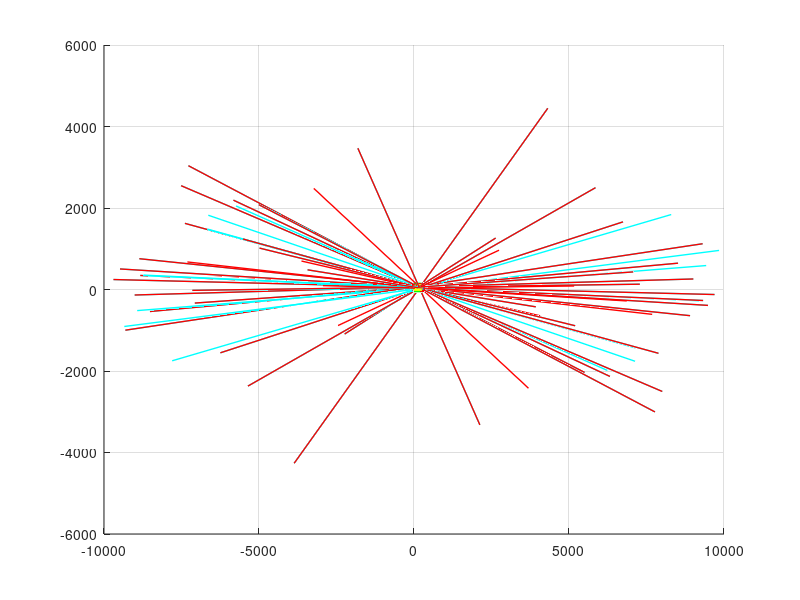

This chart was generated by the following MATLAB code: (Note: this script raises an error after producing the figure.)
% % % %%%%% MATLAB/Octave Cast-off Reconstruction %%%%%
% % % Reconstructs stains from cast-off event to reproduce the motion of cast-off.
% % % Last Updated 09/29/2020
% % % 
% % % Licenses:
% % % All licenses for third party scripts are included and must be kept with provided scripts. If third party materials were not cited within the repository Licenses folder, this was not intentional by the author.
% % % 
% % % To install and run code, follow instructions in README.txt
% % %
% % % User Inputs: (INPUT & DRIVER)
% % %  - 'x','y','z' stain coordinate locations (in centimeters) relative to user defined origin (INPUT)
% % %  - 'lngth','minor' major and minor axis lengths of stains in mm (INPUT)
% % %  - 'alpha','gamma' stain impact and directional angles (INPUT)
% % %  - 'room', room length (along x-dimension), width (along y-dimension), and height (along z-direction) (x,y,z) in centimeters (INPUT)
% % %  - 'xmin','xmax','ymin','ymax','zmin','zmax' minimum and maximum coordinate of possible region of cast-off origin) (DRIVER)
% % %  - 'res' Spatial resolution of reconstruction (Length of Discretized Uniform Regions of Space Dimensions) (1-15cm is the recommended range) (15cm took ~30 seconds, 10cm took ~1 minute, and 7.5cm took ~1 hour in a large room with several hundred stains and default specifications) (INPUT)
% % %  - 'n_b','n_u','n_f','n_d','t_b','t_u','t_f','t_d' surface normal (n) and tangential (t) unit vectors (four surfaces by default are assumed to be perpendicular) (surfaces include: back,upward,front,downward) *** Does not incorporate side surfaces *** (DRIVER)
% % %  - 'inclsurf_[1-4]' Choose '1' to INCLUDE Surface #[1-4] Stains; Choose '0' to EXCLUDE Surface #[1-4]
% % %  - 'InOutTrajectory' *****NOT RECOMMENDED TO USE***** Choose '1' to Select Stain Trajectories ONLY Directed into Room Dimensions; Choose '0' to Select Trajectories Directed BOTH In and Out of Room Dimensions
% % %  - 'alpha30less' Choose '1' to Remove impact angles Alpha Values Less All Alpha Values Greater Than 30 degrees
% % %  - 'alpha60more' Choose '1' to Remove impact angles Alpha Values Greater Than 60 degrees; Choose '0' to Keep All Alpha Values Greater Than 60 degrees (DRIVER)
% % %  - 'bsctintweight' *****NOT RECOMMENDED TO USE***** Choose '1' to Weight Center & Radius Results by Distance between Stain Trajectory Intersection & Bisector Intersection, d; Choose '0' to NOT Weight Center & Radius Results by Bisector Intersection Angles (zeta) (DRIVER)
% % %  - 'InRoom' *****NOT RECOMMENDED TO USE***** Choose '1' to Remove Bisector Trajectories Outside of Room Dimensions; Choose '0' to Keep All Bisector Trajectories (DRIVER)
% % % 
% % % User Inputs: (MAIN)
% % %  - 'percentiles' Choose Resultant Product Distribution Percentiles for Plotting Likelihood Regions (this can be change when replotting the final figure (Figure 4) in the Post-processor (MAIN)
% % % 
% % % Ad-hoc User Defined Variables:
% % %  - 'stdev' Approximate Standard Deviation of Stain Width Measurement in mm (0.1 is the default value) (INPUT)
% % %  - 'Spread_Fact_cu' Spreading Factor Uncertainty in Distance between a given Discretized Region in Space and Arc (10cm-30cm is recommended range, 2*res (cm) is the default) (MAIN)
% % %  - 'Spread_Fact_theta' Spreading Factor Uncertainty in In-plane Angle (Theta) in radians (pi/180 radians (1 degree) is the default) (MAIN)
% % %  - 'Spread_Fact_upsilon' Spreading Factor Uncertainty in Off-plane Angle (Upsilon) in radians (pi/18-pi/6 radians (10-30 degrees) is recommended pi/9 radians (20 degrees) is the default (MAIN)
% % %  
% % % Recommended Clustering Methods:
% % %  - 'stain_cluster' Enter user defined stains indices in an nx3 matrix for n clusters to cluster specific stain combinations (MAIN)
% % %  - 'dwn_samp_stains' Set Equal to '1' to Cluster by Downsampling, Set Equal to '0' for another Cluster Option (MAIN)
% % %  - 'dwnsamp' Select Stain Cluster Sample Rate by Integer Factor; Enter '1' if Clustering Adjacent Stains (MAIN)
% % %  - 'sampsize' Select Stain Cluster Sample Size by Integer Factor Greater than Three (3) (MAIN)
% % %  - 'overlap' Select Cluster Sampling Overlap by Integer Factor; Enter '0' if No Overlap is Desired; Set Equal to 'dwnsamp*(sampsize-1)' for maximum overlap (MAIN)
% % %  - 'opti_space' Set Equal to '1' to Analyze Spatter with Equally Spaced Stains (by Distance between Stains), Set Equal to '0' to Not Apply Equal Spacing. Use with Downsampling (dwn_samp_stains = 1). (MAIN)

%Note to User:
%This is a Post Processor for 'Castoff_Reconstruction_MAIN.m'

clear,clc,close all

load('Ink_Trial_INPUT.mat');

number_traces = 1; %Number of Cast-off Swings
regions = [0.95, 0.75,0.60]
percentiles = [regions(1)^(number_traces*NUM_clstr), regions(2)^(number_traces*NUM_clstr), regions(3)^(number_traces*NUM_clstr)]

fig_num = 3+iq;
fig_num = 3+iq;
figure(fig_num);
hold on;
grid on;
p1_front = plot3([aoi(1) aoi(1) aoi(1) aoi(1) aoi(1)], [aoi(4) aoi(3) aoi(3) aoi(4) aoi(4)], [aoi(5) aoi(5) aoi(6) aoi(6) aoi(5)],'Color','c','LineWidth',5); %Plot Front Surface Dimensions
p1_downward = plot3([aoi(1) aoi(2) aoi(2) aoi(1) aoi(1)], [aoi(3) aoi(3) aoi(4) aoi(4) aoi(3)], [aoi(5) aoi(5) aoi(5) aoi(5) aoi(5)],'Color','g','LineWidth',4); %Plot Downward Surface Dimensions
p1_back = plot3([aoi(2) aoi(2) aoi(2) aoi(2) aoi(2)], [aoi(4) aoi(3) aoi(3) aoi(4) aoi(4)], [aoi(5) aoi(5) aoi(6) aoi(6) aoi(5)],'Color','b','LineWidth',3); %Plot Back Surface Dimensions
p1_upward = plot3([aoi(1) aoi(2) aoi(2) aoi(1) aoi(1)], [aoi(3) aoi(3) aoi(4) aoi(4) aoi(3)], [aoi(6) aoi(6) aoi(6) aoi(6) aoi(6)],'Color','y','LineWidth',2); %Plot Downward Surface Dimensions
p9 = plot3(x_orig,y_orig,z_orig,'.','Color','c','MarkerSize',10); %Plot Original XYZ Stains
p2 = plot3(Xs,Ys,Zs,'.','Color','r','MarkerSize',15); %Plot XYZ Stains
chi = linspace(0, 2*pi, 25); %Angle Vector
% ************************************************
% % ***** Use when Cast-off Motion is known *****
% x_actual = actual_x + actual_r.*cos(chi); %Resultant X-Coordinate of Cast-off Circle
% y_actual = actual_y*ones(size(x_actual)); %Resultant Y-Coordinate of Cast-off Circle
% z_actual = actual_z + actual_r.*sin(chi); %Resultant Z-Coordinate of Cast-off Circle
% ************************************************
for ref1 = 1:numstains;
    p10(ref1) = plot3([(x_orig(ref1)-10000*v_orig(ref1,1)) (x_orig(ref1)+10000*v_orig(ref1,1))],[(y_orig(ref1)-10000*v_orig(ref1,2)) (y_orig(ref1)+10000*v_orig(ref1,2))],[(z_orig(ref1)-10000*v_orig(ref1,3)) (z_orig(ref1)+10000*v_orig(ref1,3))],'Color','c','LineWidth',1);
end;
for ref1 = 1:numstains;
    p8(ref1) = plot3([(Xs(ref1)-10000*v(ref1,1)) (Xs(ref1)+10000*v(ref1,1))],[(Ys(ref1)-10000*v(ref1,2)) (Ys(ref1)+10000*v(ref1,2))],[(Zs(ref1)-10000*v(ref1,3)) (Zs(ref1)+10000*v(ref1,3))],'Color','r','LineWidth',1);
end;
% ************************************************
% % ***** Use when Cast-off Motion is known *****
 p3 = plot3(x_actual,y_actual,z_actual,'Color','m','LineWidth',3); %Plot Actual Cast-off Circle
 p4 = plot3(actual_x,actual_y,actual_z,'p','MarkerSize',10,'Color','m','LineWidth',3); %Plot Actual Cast-off Center Location
% ************************************************
colorcu = {[1,0,0];[0,1,0];[0,0,1];[0,1,1]};
transcu = [1.0 0.5 0.2 0.2 0.1 0.075 0.05 0.05 0.05 0.05 0.05 0.05 0.05 0.05 0.05 0.05 0.05 0.05 0.05 0.05 0.05 0.05 0.05 0.05 0.05];

if isempty(nonzeros(isonorm-ones(size(isonorm)))) == 1 || ~(any(isonorm(:) < (percentiles(1))));
   p = [p1_front p1_downward p1_back p1_upward p2 p3 p4 p8(1) p9 p10(1)]; % p3 p4
   legend(p, 'Front Surface', 'Downward Surface', 'Back Surface', 'Upward Surface', 'Spatter Stains', 'Actual Castoff Circle Location', 'Actual Castoff Center Location', 'Stain Straight-line Trajectories', 'Spatter Stains not Included in Analysis', 'Stain Straight-line Trajectories not Included in Analysis', 'Location', 'northeastoutside'); % 'Actual Castoff Circle Location', 'Actual Castoff Center Location',
elseif ~(any(isonorm(:) < (percentiles(2))));
   p5 = patch(isosurface(Xcu,Ycu,Zcu,isonorm,(percentiles(1)),'noshare'),'FaceColor',cell2mat(colorcu(1)),'EdgeAlpha',transcu(1),'FaceAlpha',transcu(1));
   volumes_cc = abs([meshVolume(v1,[],f1)]) %Vol_Region_1 = (sum(isonorm(:) > percentiles(1)))*res^3
   p = [p1_front p1_downward p1_back p1_upward p2 p8(1) p5 p9 p10(1)]; % p3 p4
   legend(p, 'Front Surface', 'Downward Surface', 'Back Surface', 'Upward Surface', 'Spatter Stains', 'Stain Straight-line Trajectories', strcat(num2str(percentiles(1)*100), 'th Percentile Castoff Reconstruction'), 'Spatter Stains not Included in Analysis', 'Stain Straight-line Trajectories not Included in Analysis', 'Location', 'northeastoutside'); % 'Actual Castoff Circle Location', 'Actual Castoff Center Location',
elseif ~(any(isonorm(:) < (percentiles(3))));
   p5 = patch(isosurface(Xcu,Ycu,Zcu,isonorm,(percentiles(1)),'noshare'),'FaceColor',cell2mat(colorcu(1)),'EdgeAlpha',transcu(1),'FaceAlpha',transcu(1));
   p6 = patch(isosurface(Xcu,Ycu,Zcu,isonorm,(percentiles(2)),'noshare'),'FaceColor',cell2mat(colorcu(2)),'EdgeAlpha',transcu(3),'FaceAlpha',transcu(2));
   volumes_cc = abs([meshVolume(v1,[],f1) meshVolume(v2,[],f2)]) %Vol_Region_1 = (sum(isonorm(:) > percentiles(1)))*res^3
   p = [p1_front p1_downward p1_back p1_upward p2 p8(1) p5 p6 p9 p10(1)]; % p3 p4
   legend(p, 'Front Surface', 'Downward Surface', 'Back Surface', 'Upward Surface', 'Spatter Stains', 'Stain Straight-line Trajectories', strcat(num2str(percentiles(1)*100), 'th Percentile Castoff Reconstruction'), strcat(num2str(percentiles(2)*100), 'th Percentile Castoff Reconstruction'), 'Spatter Stains not Included in Analysis', 'Stain Straight-line Trajectories not Included in Analysis', 'Location', 'northeastoutside'); % 'Actual Castoff Circle Location', 'Actual Castoff Center Location',
else   
   p5 = patch(isosurface(Xcu,Ycu,Zcu,isonorm,(percentiles(1)),'noshare'),'FaceColor',cell2mat(colorcu(1)),'EdgeAlpha',transcu(1),'FaceAlpha',transcu(1));
   p6 = patch(isosurface(Xcu,Ycu,Zcu,isonorm,(percentiles(2)),'noshare'),'FaceColor',cell2mat(colorcu(2)),'EdgeAlpha',transcu(3),'FaceAlpha',transcu(2));
   p7 = patch(isosurface(Xcu,Ycu,Zcu,isonorm,(percentiles(3)),'noshare'),'FaceColor',cell2mat(colorcu(3)),'EdgeAlpha',transcu(4),'FaceAlpha',transcu(3));
   volumes_cc = abs([meshVolume(v1,f1) meshVolume(v2,f2) meshVolume(v3,f3)]) %Vol_Region_1 = (sum(isonorm(:) > percentiles(1)))*res^3
   p = [p1_front p1_downward p1_back p1_upward p2 p8(1) p5 p6 p7 p9 p10(1)]; % p3 p4
   legend(p, 'Front Surface', 'Downward Surface', 'Back Surface', 'Upward Surface', 'Spatter Stains', 'Stain Straight-line Trajectories', strcat(num2str(percentiles(1)*100), 'th Percentile Castoff Reconstruction'), strcat(num2str(percentiles(2)*100), 'th Percentile Castoff Reconstruction'), strcat(num2str(percentiles(3)*100), 'th Percentile Castoff Reconstruction'), 'Spatter Stains not Included in Analysis', 'Stain Straight-line Trajectories not Included in Analysis', 'Location', 'northeastoutside'); % 'Actual Castoff Circle Location', 'Actual Castoff Center Location',
end

title({'Castoff Reconstruction'});
xlabel(['X-Axis (cm)']);
ylabel(['Y-Axis (cm)']);
zlabel(['Z-Axis (cm)']);
view(-30,30);
set(gca,'FontSize',20);
axis equal;
hold off;
xlim([aoi(1)-10,aoi(2)+10]);
ylim([aoi(3)-10,aoi(4)+10]);
zlim([aoi(5)-10,aoi(6)+10]);
